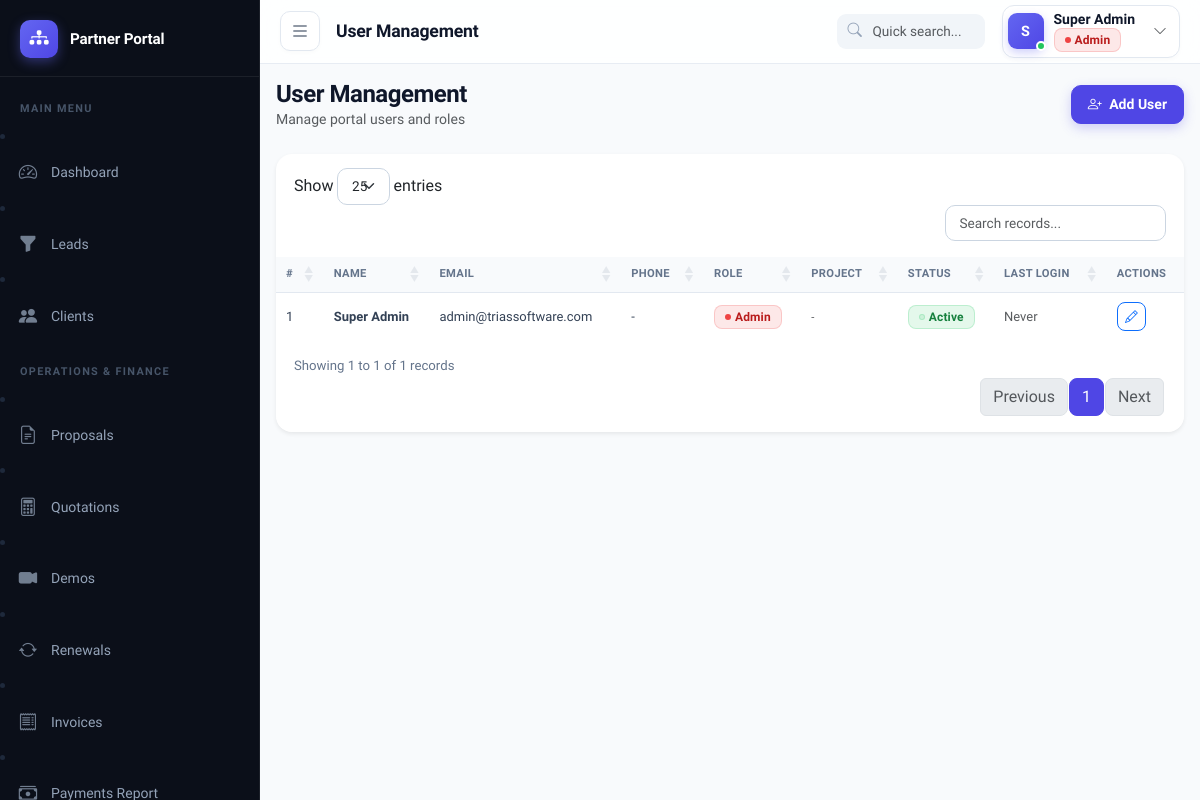
The app's page /modules/users/index.php (signed in) with its own data.
### tables this page shows
CREATE TABLE IF NOT EXISTS users (
    id INT PRIMARY KEY AUTO_INCREMENT,
    name VARCHAR(100) NOT NULL,
    email VARCHAR(100) UNIQUE NOT NULL,
    password VARCHAR(255) NOT NULL,
    role ENUM('admin', 'finance', 'telecall', 'investor', 'csm', 'accounts') DEFAULT 'telecall',
    phone VARCHAR(20),
    status ENUM('active', 'inactive') DEFAULT 'active',
    last_login TIMESTAMP NULL,
    created_at TIMESTAMP DEFAULT CURRENT_TIMESTAMP
);

### modules/users/index.php (the view, shortened to what this page needs)
<?php
require_once __DIR__ . '/../../includes/auth.php';
$db    = getDB();
$users = $db->query("SELECT u.*,
                         ip.project_id as investor_project_id,
                         p.name as investor_project_name,
                         GROUP_CONCAT(DISTINCT tp.project_id ORDER BY tp.project_id SEPARATOR ',') as telecall_project_ids,
                         GROUP_CONCAT(DISTINCT pp.name ORDER BY pp.name SEPARATOR ', ') as telecall_project_names
                     FROM users u
                     LEFT JOIN investor_projects ip ON ip.user_id = u.id
                     LEFT JOIN projects p ON p.id = ip.project_id
                     LEFT JOIN telecall_projects tp ON tp.user_id = u.id
                     LEFT JOIN projects pp ON pp.id = tp.project_id
                     GROUP BY u.id
                     ORDER BY u.role, u.name")->fetchAll();
$pageTitle = 'User Management';
include __DIR__ . '/../../includes/header.php';
?>
<div class="page-header d-flex justify-content-between align-items-center mb-4">
  <div><h4 class="mb-0">User Management</h4><p class="text-muted small mb-0">Manage portal users and roles</p></div>
  <button class="btn btn-primary" data-bs-toggle="modal" data-bs-target="#userModal">
    <i class="bi bi-person-plus me-1"></i> Add User
  </button>
</div>
<div class="card border-0 shadow-sm">
  <div class="card-body p-0">
    <div class="table-responsive">
      <table class="table table-hover mb-0 datatable">
        <thead class="table-light">
          <tr><th>#</th><th>Name</th><th>Email</th><th>Phone</th><th>Role</th><th>Project</th><th>Status</th><th>Last Login</th><th>Actions</th></tr>
        </thead>
        <tbody>
          <?php foreach ($users as $i => $u): ?>
          <tr>
            <td><?= $i+1 ?></td>
            <td class="fw-semibold"><?= htmlspecialchars($u['name']) ?></td>
            <td><?= htmlspecialchars($u['email']) ?></td>
            <td><?= htmlspecialchars($u['phone'] ?? '-') ?></td>
            <td><?= roleLabel($u['role']) ?></td>
            <td>
              <?php if ($u['role'] === 'investor' && $u['investor_project_name']): ?>
                <span class="badge bg-primary"><?= htmlspecialchars($u['investor_project_name']) ?></span>
              <?php elseif ($u['role'] === 'telecall' && $u['telecall_project_names']): ?>
                <?php foreach (explode(', ', $u['telecall_project_names']) as $pn): ?>
                  <span class="badge bg-primary me-1"><?= htmlspecialchars($pn) ?></span>
                <?php endforeach; ?>
              <?php else: ?>
                <span class="text-muted small">-</span>
              <?php endif; ?>
            </td>
            <td><?= statusBadge($u['status']) ?></td>
            <td class="text-muted small"><?= $u['last_login'] ? date('d M Y H:i', strtotime($u['last_login'])) : 'Never' ?></td>
            <td>
              <button class="btn btn-sm btn-outline-primary" onclick="editUser(<?= htmlspecialchars(json_encode($u)) ?>)">
                <i class="bi bi-pencil"></i>
              </button>
            </td>
          </tr>
          <?php endforeach; ?>
        </tbody>
      </table>
    </div>
  </div>
</div>
<?php include __DIR__ . '/../../includes/footer.php'; ?>

### includes/header.php (shortened to what this page needs)
<?php
$pageTitle = $pageTitle ?? APP_NAME;
$currentUser = currentUser();
?>
<!DOCTYPE html>
<html lang="en">
<head>
<link rel="stylesheet" href="https://cdn.jsdelivr.net/npm/bootstrap@5.3.3/dist/css/bootstrap.min.css">
<link rel="stylesheet" href="https://cdn.jsdelivr.net/npm/bootstrap-icons@1.11.3/font/bootstrap-icons.min.css">
<link rel="stylesheet" href="https://cdn.datatables.net/1.13.8/css/dataTables.bootstrap5.min.css">
<link rel="stylesheet" href="https://cdn.jsdelivr.net/npm/select2@4.1.0-rc.0/dist/css/select2.min.css">
<link rel="stylesheet" href="https://cdn.jsdelivr.net/npm/select2-bootstrap-5-theme@1.3.0/dist/select2-bootstrap-5-theme.min.css">
<link rel="stylesheet" href="<?= BASE_URL ?>/assets/css/style.css">
</head>
<body>
<nav class="top-navbar" id="topNavbar">
  <div class="top-navbar-inner">
    <div class="d-flex align-items-center gap-3">
      <button class="top-navbar-toggle" id="sidebarToggle" title="Toggle Sidebar">
        <i class="bi bi-list"></i>
      </button>
      <div class="top-navbar-breadcrumb d-flex align-items-center">
        <span class="top-navbar-title"><?= htmlspecialchars($pageTitle) ?></span>
      </div>
    </div>
    <div class="d-flex align-items-center gap-3">
      <div class="navbar-search d-none d-lg-block">
        <i class="bi bi-search"></i>
        <input type="text" class="form-control" placeholder="Quick search..." id="globalSearchInput">
      </div>
      <div class="dropdown">
        <button class="top-navbar-user" data-bs-toggle="dropdown">
          <div class="top-navbar-avatar-wrap">
            <div class="top-navbar-avatar"><?= strtoupper(substr($currentUser['name'], 0, 1)) ?></div>
            <span class="top-navbar-avatar-status"></span>
          </div>
          <div class="d-none d-md-block text-start me-1">
            <div class="top-navbar-username"><?= htmlspecialchars($currentUser['name']) ?></div>
            <div class="top-navbar-role"><?= roleLabel($currentUser['role']) ?></div>
          </div>
          <i class="bi bi-chevron-down ms-1 small text-muted"></i>
        </button>
      </div>
    </div>
  </div>
</nav>
<div class="wrapper">
  <?php include __DIR__ . '/sidebar.php'; ?>
  <div class="main-content">
    <div class="content-area p-4">

### includes/auth.php (shortened to what this page needs)
<?php
function currentUser(): array {
    return [
        'id'   => $_SESSION['user_id']   ?? 0,
        'name' => $_SESSION['user_name'] ?? '',
        'role' => $_SESSION['user_role'] ?? '',
        'email'=> $_SESSION['user_email'] ?? '',
    ];
}
function roleLabel(string $role): string {
    return match($role) {
        'admin'    => '<span class="badge badge-soft-danger"><span class="badge-dot" style="background:#ef4444;"></span>Admin</span>',
        'finance'  => '<span class="badge badge-soft-success"><span class="badge-dot" style="background:#22c55e;"></span>Finance</span>',
        'accounts' => '<span class="badge" style="background:rgba(111,66,193,0.12); color:#6f42c1; border:1px solid rgba(111,66,193,0.2);"><span class="badge-dot" style="background:#6f42c1;"></span>Accounts</span>',
        'telecall' => '<span class="badge badge-soft-primary"><span class="badge-dot" style="background:#6366f1;"></span>Telecall</span>',
        'investor' => '<span class="badge badge-soft-warning"><span class="badge-dot" style="background:#f59e0b;"></span>Investor</span>',
        'csm'      => '<span class="badge badge-soft-info"><span class="badge-dot" style="background:#0ea5e9;"></span>CSM</span>',
        default    => '<span class="badge badge-soft-secondary"><span class="badge-dot" style="background:#64748b;"></span>' . htmlspecialchars($role) . '</span>',
    };
}
function statusBadge(string $status): string {
    $map = [
        'active'        => 'success',
        'inactive'      => 'secondary',
        'new'           => 'primary',
        'contacted'     => 'info',
        'interested'    => 'warning',
        'not_interested'=> 'danger',
        'follow_up'     => 'warning',
        'converted'     => 'success',
        'trial'         => 'info',
        'trial_ended'   => 'secondary',
        'false_lead'    => 'dark',
        'pending'       => 'warning',
        'paid'          => 'success',
        'partial'       => 'info',
        'overdue'       => 'danger',
        'cancelled'     => 'secondary',
        'expired'       => 'danger',
        'suspended'     => 'danger',
    ];
    $cls = $map[$status] ?? 'secondary';
    $label = ucwords(str_replace('_', ' ', $status));
    return "<span class='badge badge-soft-{$cls}'><span class='badge-dot bg-{$cls}'></span>{$label}</span>";
}

### records on screen
users: name "S", name "Super Admin", role "Admin", email "admin@triassoftware.com", phone "-", status "Active", shows "Never"

### other values on screen
$pageTitle "User Management"
$sidebarBrandName "Partner Portal"
$section['title'] "MAIN MENU"
$item['label'] "Dashboard"
$item['label'] "Leads"
$item['label'] "Clients"
$section['title'] "OPERATIONS & FINANCE"
$item['label'] "Proposals"
$item['label'] "Quotations"
$item['label'] "Demos"
$item['label'] "Renewals"
$item['label'] "Invoices"
$item['label'] "Payments Report"
